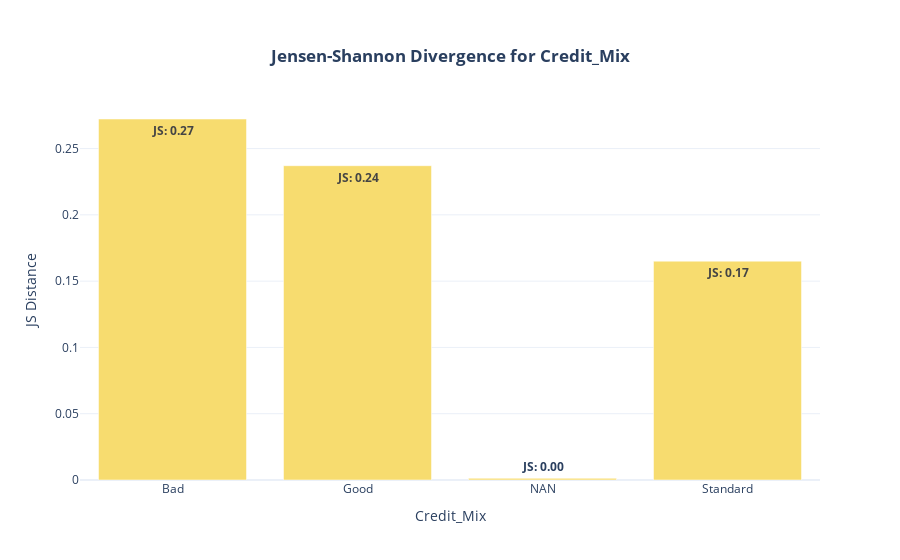

Notebook code cell kept with this figure:
### Code cell
fig = plot_js(
    df=transformed_df_binned,feature="Credit_Mix",target_var= target
    )
fig.show()

### Figure 1 — Plotly figure (JSON) as saved in the notebook; plotly's stock layout.template omitted (floating-point values rounded to 4 significant figures)
{"data": [{"hoverinfo": "text", "hovertext": ["<b>Category: Bad<br>JS: 0.27", "<b>Category: Good<br>JS: 0.24", "<b>Category: NAN<br>JS: 0.00", "<b>Category: Standard<br>JS: 0.17"], "marker": {"color": "#F7DC6F"}, "text": ["<b>JS: 0.27", "<b>JS: 0.24", "<b>JS: 0.00", "<b>JS: 0.17"], "type": "bar", "x": ["Bad", "Good", "NAN", "Standard"], "y": [0.2723, 0.2371, 0.00129, 0.1651]}], "layout": {"title": {"text": "<b>Jensen-Shannon Divergence for Credit_Mix", "x": 0.5, "xanchor": "center", "yanchor": "top"}, "xaxis": {"title": {"text": "Credit_Mix"}}, "yaxis": {"title": {"text": "JS Distance"}}}}
